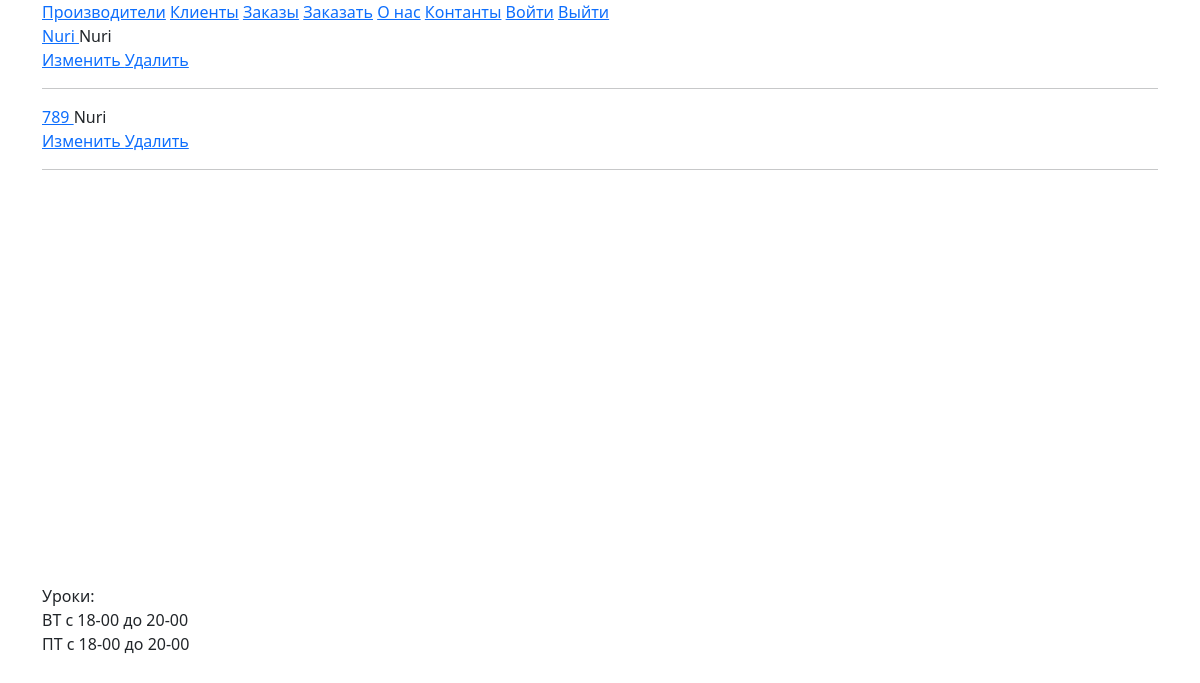
Screenshot of /client/1/order-list/ with the database file from the repository.
### client/models.py (models this page shows, shortened)
class Order(models.Model):
    client = models.ForeignKey(
        to=Client, null=True, blank=True,
        on_delete=models.SET_NULL,
        related_name="order"
    )
    created_at = models.DateTimeField(
        verbose_name="Дата и время создания заказа",
        auto_now_add=True
    )
    updated_at = models.DateTimeField(
        verbose_name="Дата и время изменения заказа",
        auto_now=True,
    )
    description = models.TextField(null=True, blank=True)
    name = models.CharField(max_length=255)
    contacts = models.CharField(max_length=255, help_text="Номер или соц. сеть")
    finished = models.BooleanField(default=False)
    class Meta:
        verbose_name = "Заказ"
        verbose_name_plural = "Заказы"

class Client(models.Model):
    user = models.OneToOneField(
        to=User, on_delete=models.SET_NULL,
        null=True, blank=True, related_name="Client"
    )
    name = models.CharField(max_length=255)
    address = models.CharField(max_length=255)
    active = models.BooleanField(default=True, verbose_name="Является активным покупателем")
    bottles_ordered = models.IntegerField(default=1)
    photo = models.ImageField(
        verbose_name="Фото",
        upload_to='photos',
        null=True,
        blank=True
    )

### client/views.py (the view)
# urls.py: path('client/<int:pk>/order-list/', ClientOrderList.as_view(), name="client-order-list"),
class ClientOrderList(ListView):
    model = Order
    template_name = 'order_list.html'
    def get(self, request, *args, **kwargs):
        context = {}
        pk = kwargs.get("pk")
        client = Client.objects.get(id=kwargs.get("pk"))
        context["object_list"] = Order.objects.filter(client=client)
        return render(request, self.template_name, context)

### client/templates/order_list.html
{% extends 'base.html' %}
{% block page %}
    {% for order in object_list %}
        <div>
            <a href="{% url 'order-details' order.id %}">
                {{ order.name }}
            </a>
            {{ order.client.name }}
        </div>
        <div>
            <a href="order/update/{{ order.id }}/">
            Изменить
            </a>
            <a href="order/del/{{ order.id }}/">
            Удалить
            </a>
        </div>
        <hr>
    {% endfor %}
{% endblock %}

### rows the page displays
Order: name "Nuri", client.name "Nuri"
Order: name "789", client.name "Nuri"
